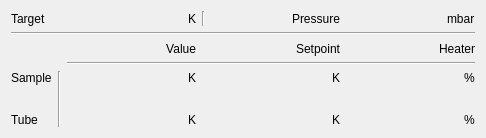
<?xml version="1.0" encoding="UTF-8"?>
<ui version="4.0">
 <class>Form</class>
 <widget class="QWidget" name="Form">
  <property name="geometry">
   <rect>
    <x>0</x>
    <y>0</y>
    <width>486</width>
    <height>138</height>
   </rect>
  </property>
  <property name="windowTitle">
   <string>Form</string>
  </property>
  <layout class="QGridLayout" name="gridLayout">
   <item row="2" column="4">
    <widget class="QLabel" name="label_4">
     <property name="sizePolicy">
      <sizepolicy hsizetype="Preferred" vsizetype="Preferred">
       <horstretch>0</horstretch>
       <verstretch>0</verstretch>
      </sizepolicy>
     </property>
     <property name="text">
      <string>Setpoint</string>
     </property>
     <property name="alignment">
      <set>Qt::AlignRight|Qt::AlignTrailing|Qt::AlignVCenter</set>
     </property>
    </widget>
   </item>
   <item row="4" column="0">
    <widget class="QLabel" name="label">
     <property name="sizePolicy">
      <sizepolicy hsizetype="Fixed" vsizetype="Preferred">
       <horstretch>0</horstretch>
       <verstretch>0</verstretch>
      </sizepolicy>
     </property>
     <property name="text">
      <string>Sample</string>
     </property>
    </widget>
   </item>
   <item row="6" column="2">
    <layout class="QHBoxLayout" name="horizontalLayout_12">
     <item>
      <widget class="ValueLabel" name="valueLabel_12">
       <property name="alignment">
        <set>Qt::AlignRight|Qt::AlignTrailing|Qt::AlignVCenter</set>
       </property>
       <property name="key" stdset="0">
        <string>T_tube.value</string>
       </property>
      </widget>
     </item>
     <item>
      <widget class="QLabel" name="label_17">
       <property name="sizePolicy">
        <sizepolicy hsizetype="Fixed" vsizetype="Preferred">
         <horstretch>0</horstretch>
         <verstretch>0</verstretch>
        </sizepolicy>
       </property>
       <property name="text">
        <string>K</string>
       </property>
      </widget>
     </item>
    </layout>
   </item>
   <item row="6" column="4">
    <layout class="QHBoxLayout" name="horizontalLayout_5">
     <item>
      <widget class="ValueLabel" name="valueLabel_7">
       <property name="alignment">
        <set>Qt::AlignRight|Qt::AlignTrailing|Qt::AlignVCenter</set>
       </property>
       <property name="key" stdset="0">
        <string>T_tube.setpoint</string>
       </property>
      </widget>
     </item>
     <item>
      <widget class="QLabel" name="label_10">
       <property name="sizePolicy">
        <sizepolicy hsizetype="Fixed" vsizetype="Preferred">
         <horstretch>0</horstretch>
         <verstretch>0</verstretch>
        </sizepolicy>
       </property>
       <property name="text">
        <string>K</string>
       </property>
      </widget>
     </item>
    </layout>
   </item>
   <item row="2" column="2">
    <widget class="QLabel" name="label_6">
     <property name="sizePolicy">
      <sizepolicy hsizetype="Preferred" vsizetype="Preferred">
       <horstretch>0</horstretch>
       <verstretch>0</verstretch>
      </sizepolicy>
     </property>
     <property name="text">
      <string>Value</string>
     </property>
     <property name="alignment">
      <set>Qt::AlignRight|Qt::AlignTrailing|Qt::AlignVCenter</set>
     </property>
    </widget>
   </item>
   <item row="4" column="4">
    <layout class="QHBoxLayout" name="horizontalLayout_10">
     <item>
      <widget class="ValueLabel" name="valueLabel_10">
       <property name="alignment">
        <set>Qt::AlignRight|Qt::AlignTrailing|Qt::AlignVCenter</set>
       </property>
       <property name="key" stdset="0">
        <string>T_sample.setpoint</string>
       </property>
      </widget>
     </item>
     <item>
      <widget class="QLabel" name="label_15">
       <property name="sizePolicy">
        <sizepolicy hsizetype="Fixed" vsizetype="Preferred">
         <horstretch>0</horstretch>
         <verstretch>0</verstretch>
        </sizepolicy>
       </property>
       <property name="text">
        <string>K</string>
       </property>
      </widget>
     </item>
    </layout>
   </item>
   <item row="2" column="5">
    <widget class="QLabel" name="label_5">
     <property name="sizePolicy">
      <sizepolicy hsizetype="Preferred" vsizetype="Preferred">
       <horstretch>0</horstretch>
       <verstretch>0</verstretch>
      </sizepolicy>
     </property>
     <property name="text">
      <string>Heater</string>
     </property>
     <property name="alignment">
      <set>Qt::AlignRight|Qt::AlignTrailing|Qt::AlignVCenter</set>
     </property>
    </widget>
   </item>
   <item row="6" column="0">
    <widget class="QLabel" name="label_2">
     <property name="sizePolicy">
      <sizepolicy hsizetype="Fixed" vsizetype="Preferred">
       <horstretch>0</horstretch>
       <verstretch>0</verstretch>
      </sizepolicy>
     </property>
     <property name="text">
      <string>Tube</string>
     </property>
    </widget>
   </item>
   <item row="0" column="5">
    <layout class="QHBoxLayout" name="horizontalLayout_13">
     <item>
      <widget class="ValueLabel" name="valueLabel_14">
       <property name="sizePolicy">
        <sizepolicy hsizetype="Preferred" vsizetype="Preferred">
         <horstretch>0</horstretch>
         <verstretch>0</verstretch>
        </sizepolicy>
       </property>
       <property name="alignment">
        <set>Qt::AlignRight|Qt::AlignTrailing|Qt::AlignVCenter</set>
       </property>
       <property name="key" stdset="0">
        <string>c_pressure.value</string>
       </property>
      </widget>
     </item>
     <item>
      <widget class="QLabel" name="label_18">
       <property name="sizePolicy">
        <sizepolicy hsizetype="Fixed" vsizetype="Preferred">
         <horstretch>0</horstretch>
         <verstretch>0</verstretch>
        </sizepolicy>
       </property>
       <property name="text">
        <string>mbar</string>
       </property>
      </widget>
     </item>
    </layout>
   </item>
   <item row="4" column="2">
    <layout class="QHBoxLayout" name="horizontalLayout_11">
     <item>
      <widget class="ValueLabel" name="valueLabel_11">
       <property name="alignment">
        <set>Qt::AlignRight|Qt::AlignTrailing|Qt::AlignVCenter</set>
       </property>
       <property name="key" stdset="0">
        <string>T_sample.value</string>
       </property>
      </widget>
     </item>
     <item>
      <widget class="QLabel" name="label_16">
       <property name="sizePolicy">
        <sizepolicy hsizetype="Fixed" vsizetype="Preferred">
         <horstretch>0</horstretch>
         <verstretch>0</verstretch>
        </sizepolicy>
       </property>
       <property name="text">
        <string>K</string>
       </property>
      </widget>
     </item>
    </layout>
   </item>
   <item row="4" column="5">
    <layout class="QHBoxLayout" name="horizontalLayout_8">
     <item>
      <widget class="ValueLabel" name="valueLabel_8">
       <property name="sizePolicy">
        <sizepolicy hsizetype="Preferred" vsizetype="Preferred">
         <horstretch>0</horstretch>
         <verstretch>0</verstretch>
        </sizepolicy>
       </property>
       <property name="alignment">
        <set>Qt::AlignRight|Qt::AlignTrailing|Qt::AlignVCenter</set>
       </property>
       <property name="key" stdset="0">
        <string>T_sample.heateroutput</string>
       </property>
      </widget>
     </item>
     <item>
      <widget class="QLabel" name="label_13">
       <property name="sizePolicy">
        <sizepolicy hsizetype="Fixed" vsizetype="Preferred">
         <horstretch>0</horstretch>
         <verstretch>0</verstretch>
        </sizepolicy>
       </property>
       <property name="text">
        <string>%</string>
       </property>
      </widget>
     </item>
    </layout>
   </item>
   <item row="0" column="0">
    <widget class="QLabel" name="label_3">
     <property name="sizePolicy">
      <sizepolicy hsizetype="Fixed" vsizetype="Preferred">
       <horstretch>0</horstretch>
       <verstretch>0</verstretch>
      </sizepolicy>
     </property>
     <property name="text">
      <string>Target</string>
     </property>
    </widget>
   </item>
   <item row="1" column="0" colspan="6">
    <widget class="Line" name="line">
     <property name="orientation">
      <enum>Qt::Horizontal</enum>
     </property>
    </widget>
   </item>
   <item row="0" column="4" alignment="Qt::AlignRight">
    <widget class="QLabel" name="label_7">
     <property name="text">
      <string>Pressure</string>
     </property>
     <property name="alignment">
      <set>Qt::AlignCenter</set>
     </property>
    </widget>
   </item>
   <item row="0" column="3">
    <widget class="Line" name="line_3">
     <property name="orientation">
      <enum>Qt::Vertical</enum>
     </property>
    </widget>
   </item>
   <item row="0" column="2">
    <layout class="QHBoxLayout" name="horizontalLayout_3">
     <item>
      <widget class="ValueLabel" name="valueLabel_13">
       <property name="sizePolicy">
        <sizepolicy hsizetype="Preferred" vsizetype="Preferred">
         <horstretch>0</horstretch>
         <verstretch>0</verstretch>
        </sizepolicy>
       </property>
       <property name="alignment">
        <set>Qt::AlignRight|Qt::AlignTrailing|Qt::AlignVCenter</set>
       </property>
       <property name="key" stdset="0">
        <string>c_temperature.target</string>
       </property>
      </widget>
     </item>
     <item>
      <widget class="QLabel" name="label_8">
       <property name="sizePolicy">
        <sizepolicy hsizetype="Fixed" vsizetype="Preferred">
         <horstretch>0</horstretch>
         <verstretch>0</verstretch>
        </sizepolicy>
       </property>
       <property name="text">
        <string>K</string>
       </property>
      </widget>
     </item>
    </layout>
   </item>
   <item row="6" column="5">
    <layout class="QHBoxLayout" name="horizontalLayout_9">
     <item>
      <widget class="ValueLabel" name="valueLabel_9">
       <property name="alignment">
        <set>Qt::AlignRight|Qt::AlignTrailing|Qt::AlignVCenter</set>
       </property>
       <property name="key" stdset="0">
        <string>T_tube.heateroutput</string>
       </property>
      </widget>
     </item>
     <item>
      <widget class="QLabel" name="label_14">
       <property name="sizePolicy">
        <sizepolicy hsizetype="Fixed" vsizetype="Preferred">
         <horstretch>0</horstretch>
         <verstretch>0</verstretch>
        </sizepolicy>
       </property>
       <property name="text">
        <string>%</string>
       </property>
      </widget>
     </item>
    </layout>
   </item>
   <item row="4" column="1" rowspan="3">
    <widget class="Line" name="line_4">
     <property name="orientation">
      <enum>Qt::Vertical</enum>
     </property>
    </widget>
   </item>
   <item row="3" column="2" colspan="4">
    <widget class="Line" name="line_2">
     <property name="orientation">
      <enum>Qt::Horizontal</enum>
     </property>
    </widget>
   </item>
  </layout>
 </widget>
 <customwidgets>
  <customwidget>
   <class>ValueLabel</class>
   <extends>QLabel</extends>
   <header>nicos.guisupport.display</header>
  </customwidget>
 </customwidgets>
 <resources/>
 <connections/>
</ui>
